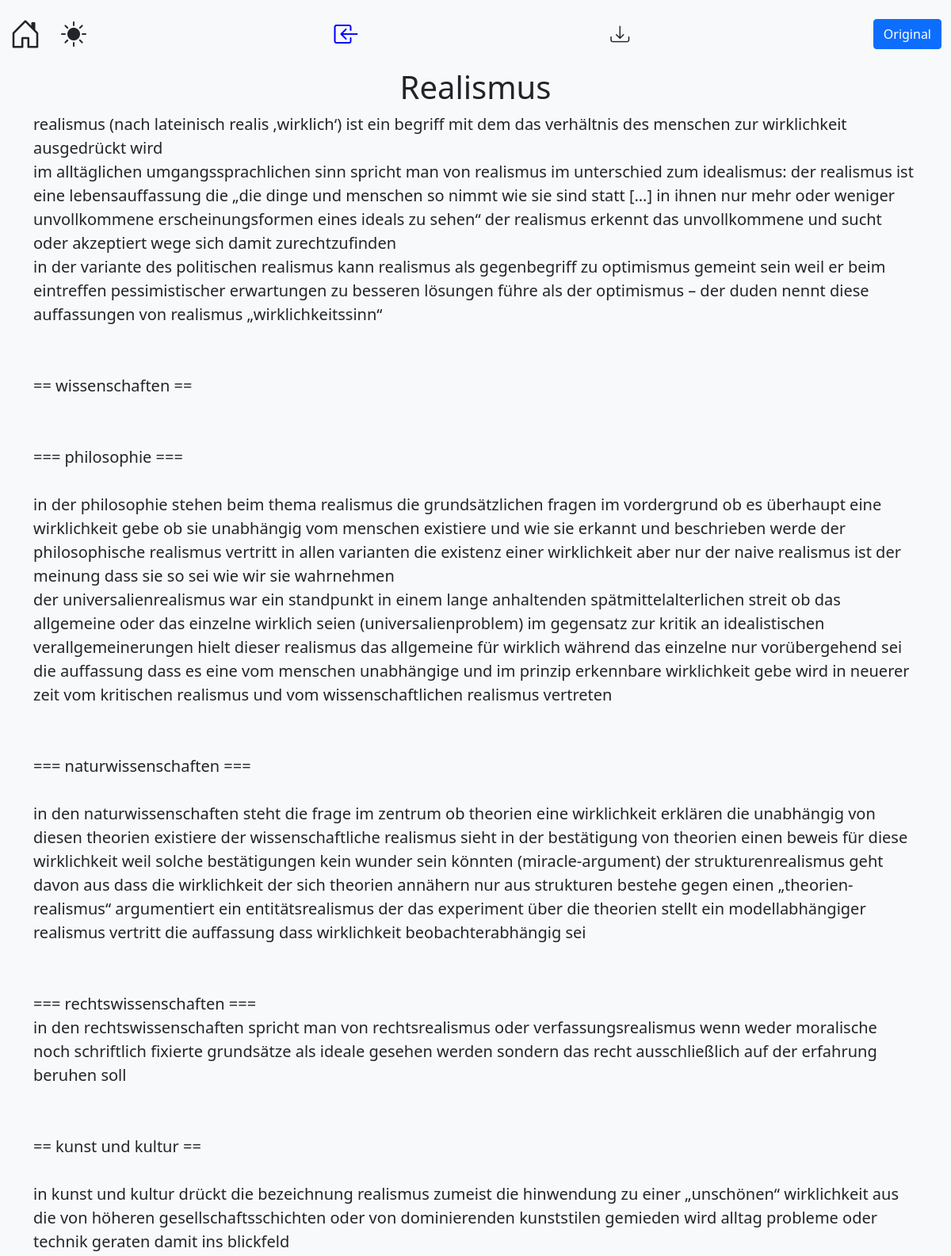
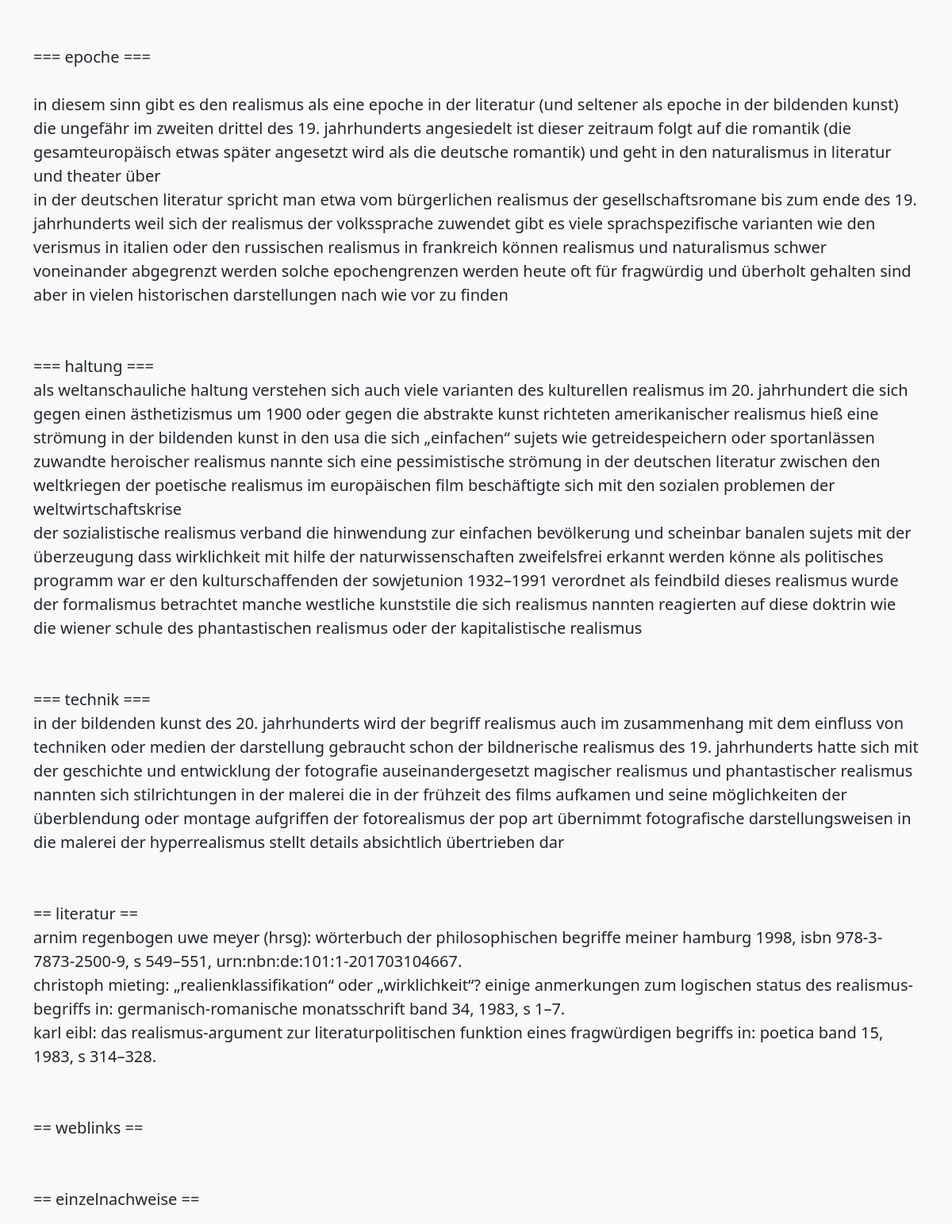
The page /handwriting/article/db/get/26 on the database its author committed (2 pictures, top to bottom).
### wikipedia_converter/models.py (models this page shows, shortened)
class Article(models.Model):
    content = models.CharField(max_length=9999999999)
    link = models.CharField(max_length=500)
    title = models.CharField(max_length=500)

### wikipedia_converter/views.py (the view)
# urls.py: path('article/db/get/<int:pk>', views.get_article_from_db, name="getArticleFromDb"),
def get_article_from_db(request, pk):
    article1 = FullArticle.objects.get(pk=pk)
    template = loader.get_template('wikipedia_converter/article.html')
    context = {
        'article': article1.original_page,
        'article_text_formatted': article1.formatted_page.content
    }
    return HttpResponse(template.render(context, request))

### wikipedia_converter/templates/wikipedia_converter/article.html (shortened to what this page needs)
<!DOCTYPE html>
<html lang="en">
<head>
    {% load static %}
    {% include 'wikipedia_converter/navbar.html' %}
    <link rel="stylesheet" href="{% static 'wikipedia_converter/css/article.css' %}">
</head>
<body class="text-light bg-dark">
<div class="container">
    <h1 class="text-center">{{ article.title }}</h1>
    <p class="text-lowercase" id="article">
        {{ article_text_formatted|linebreaksbr }}
    </p>
</div>
</body>
</html>

### wikipedia_converter/static/wikipedia_converter/css/navbar.css (style rules this page uses)
body { display: flex; flex-direction: column; min-height: 100vh; }

### wikipedia_converter/static/wikipedia_converter/css/article.css (style rules this page uses)
#article { font-size: 20px; }

### rows shown on the page
Article: title "Realismus"
Article: content "realismus (nach lateinisch realis ‚wirklich‘) ist ein begriff mit dem das verhältnis des menschen zur wirklichkeit ausgedrückt wird im alltäglichen umgangssprachlichen sinn spricht man von realismus im unterschied zum idealismus: der realismus ist eine lebensauffassung die „die dinge und menschen so nimmt wie sie sind statt […] in ihnen nur mehr oder weniger unvollkommene erscheinungsformen eines ideals zu sehen“ der realismus erkennt das unvollkommene und sucht oder akzeptiert wege sich damit zurechtzufinden in der variante des politischen realismus kann realismus als gegenbegriff zu optimismus gemeint sein weil er beim eintreffen pessimistischer erwartungen zu besseren lösungen führe als…"
